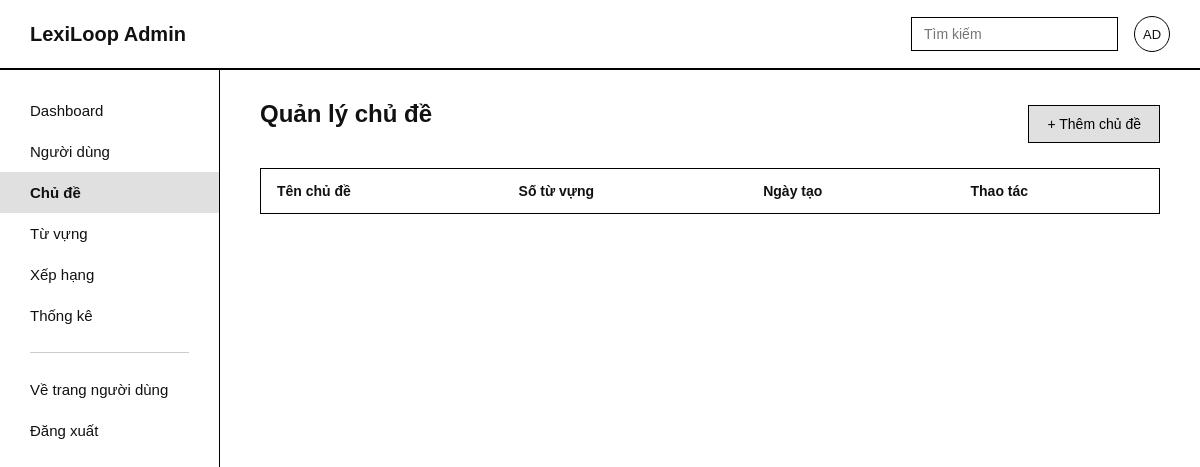
The page /pages/admin/D_Quanlychude.php (signed in) on the database as committed earlier.
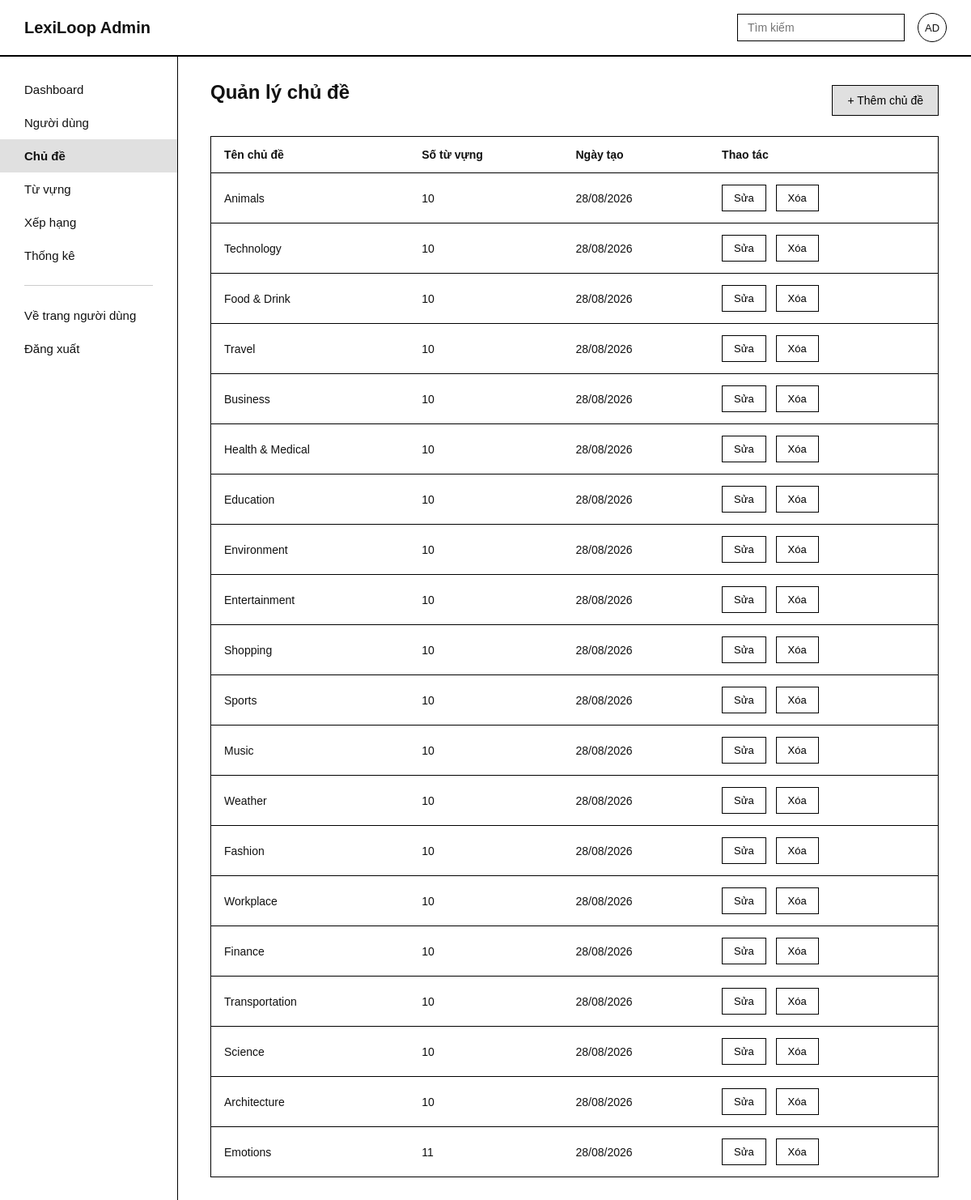
The same page on the database as committed later.
### tables this page shows
CREATE TABLE `Topics` (
  `topicID` int NOT NULL,
  `topicName` varchar(100) NOT NULL,
  `topicDescription` text,
  `category` varchar(20) NOT NULL DEFAULT 'common',
  `created_by` int DEFAULT NULL,
  `topicCreated_at` datetime DEFAULT CURRENT_TIMESTAMP
);

### pages/admin/D_Quanlychude.php (the view, shortened to what this page needs)
<?php
require_once($_SERVER['DOCUMENT_ROOT'] . "/Connect.php");
$sqlDanhSach = "SELECT t.topicID, t.topicName, t.topicDescription, t.topicCreated_at,
                       (SELECT COUNT(*) FROM vocabulary v WHERE v.topic_id = t.topicID) AS soTuVung
                FROM Topics t
                ORDER BY t.topicCreated_at DESC";
$ketQuaDanhSach = mysqli_query($link, $sqlDanhSach);
?>
<!doctype html>
<html lang="vi">
  <head>
    <link rel="stylesheet" type="text/css" href="../../CSS/D_Quanlychude.css"/>
  </head>
  <body>
    <div class="D_Quanlychude_Wrapper">
      <header class="D_Quanlychude_Topbar">
        <div class="D_Quanlychude_Logo">LexiLoop Admin</div>
        <div class="D_Quanlychude_TopbarPhai">
          <input
            type="text"
            class="D_Quanlychude_TimKiem"
            placeholder="Tìm kiếm"
          />
          <div class="D_Quanlychude_Avatar">AD</div>
        </div>
      </header>
      <div class="D_Quanlychude_Body">
        <nav class="D_Quanlychude_Sidebar">
          <a href="D_Dashboard_admin.php" class="D_Quanlychude_MucMenu"
            >Dashboard</a
          >
          <a href="D_Quanlynguoidung.php" class="D_Quanlychude_MucMenu"
            >Người dùng</a
          >
          <a
            href="D_Quanlychude.php"
            class="D_Quanlychude_MucMenu D_Quanlychude_DangChon"
            >Chủ đề</a
          >
          <a href="D_Quanlytuvung.php" class="D_Quanlychude_MucMenu"
            >Từ vựng</a
          >
	  <a href="D_Xephang.php" class="D_Quanlychude_MucMenu"
            >Xếp hạng</a
          >
          <a href="D_Thongkehethong.php" class="D_Quanlychude_MucMenu"
            >Thống kê</a
          >
          <hr class="D_Quanlychude_GachNgang" />
          <a href="../user/C_Dashboard_user.php" class="D_Quanlychude_MucMenu"
            >Về trang người dùng</a
          >
          <a href="../auth/A_DangXuat.php" class="D_Quanlychude_MucMenu"
            >Đăng xuất</a
          >
        </nav>
        <main class="D_Quanlychude_NoiDung">
          <div class="D_Quanlychude_HangTieuDe">
            <h1 class="D_Quanlychude_TieuDe">Quản lý chủ đề</h1>
            <button
              id="D_Quanlychude_BtnThem"
              class="D_Quanlychude_NutXam"
              type="button"
            >
              + Thêm chủ đề
            </button>
          </div>
          <table class="D_Quanlychude_Bang">
            <thead>
              <tr>
                <th>Tên chủ đề</th>
                <th>Số từ vựng</th>
                <th>Ngày tạo</th>
                <th>Thao tác</th>
              </tr>
            </thead>
            <tbody id="D_Quanlychude_ThanBang">
              <?php while ($hang = mysqli_fetch_assoc($ketQuaDanhSach)): ?>
                <tr
                  data-id="<?php echo (int) $hang["topicID"]; ?>"
                  data-tenchude="<?php echo htmlspecialchars($hang["topicName"]); ?>"
                  data-mota="<?php echo htmlspecialchars($hang["topicDescription"]); ?>"
                >
                  <td class="D_Quanlychude_OTen"><?php echo htmlspecialchars($hang["topicName"]); ?></td>
                  <td><?php echo (int) $hang["soTuVung"]; ?></td>
                  <td><?php echo date("d/m/Y", strtotime($hang["topicCreated_at"])); ?></td>
                  <td>
                    <button class="D_Quanlychude_NutSua" type="button">
                      Sửa
                    </button>
                    <form
                      method="post"
                      action="D_Quanlychude.php"
                      style="display:inline"
                      onsubmit="return confirm('Xóa chủ đề này? Toàn bộ từ vựng thuộc chủ đề sẽ bị xóa theo.');"
                    >
                      <button class="D_Quanlychude_NutXoa" type="submit">
                        Xóa
                      </button>
                    </form>
                  </td>
                </tr>
              <?php endwhile; ?>
            </tbody>
          </table>
        </main>
      </div>
    </div>
  </body>
</html>

### CSS/D_Quanlychude.css (style rules this page uses)
* { box-sizing: border-box; margin: 0; padding: 0; }
body { font-family: Arial, Helvetica, sans-serif; color: #111111; background-color: #ffffff; }
.D_Quanlychude_Wrapper { min-height: 100vh; }
.D_Quanlychude_Topbar { display: flex; align-items: center; justify-content: space-between; padding: 16px 30px; border-bottom: 2px solid #000000; }
.D_Quanlychude_Logo { font-size: 20px; font-weight: bold; }
.D_Quanlychude_TopbarPhai { display: flex; align-items: center; gap: 16px; }
.D_Quanlychude_TimKiem { padding: 8px 12px; border: 1px solid #000000; font-size: 14px; }
.D_Quanlychude_Avatar { width: 36px; height: 36px; border-radius: 50%; border: 1px solid #000000; display: flex; align-items: center; justify-content: center; font-size: 13px; }
.D_Quanlychude_Body { display: flex; }
.D_Quanlychude_Sidebar { width: 220px; border-right: 1px solid #000000; min-height: calc(100vh - 69px); padding: 20px 0; display: flex; flex-direction: column; }
.D_Quanlychude_MucMenu { display: block; padding: 12px 30px; color: #111111; text-decoration: none; font-size: 15px; }
.D_Quanlychude_DangChon { background-color: #e0e0e0; font-weight: bold; }
.D_Quanlychude_GachNgang { border: none; border-top: 1px solid #cccccc; margin: 16px 30px; }
.D_Quanlychude_NoiDung { flex: 1; padding: 30px 40px; }
.D_Quanlychude_TieuDe { font-size: 24px; margin-bottom: 20px; }
.D_Quanlychude_HangTieuDe { display: flex; align-items: center; justify-content: space-between; margin-bottom: 20px; }
.D_Quanlychude_NutXam { padding: 10px 18px; border: 1px solid #000000; background-color: #e0e0e0; cursor: pointer; font-size: 14px; }
.D_Quanlychude_Bang { width: 100%; border-collapse: collapse; border: 1px solid #000000; }
.D_Quanlychude_Bang th, .D_Quanlychude_Bang td { text-align: left; padding: 14px 16px; border-bottom: 1px solid #000000; font-size: 14px; }
.D_Quanlychude_Bang thead th { font-weight: bold; }
.D_Quanlychude_NutSua, .D_Quanlychude_NutXoa { padding: 8px 14px; border: 1px solid #000000; background-color: #ffffff; cursor: pointer; font-size: 13px; margin-right: 8px; }

Rows that differ between the two databases and show on the page:
added topics: topicName "Animals", soTuVung "10", topicCreated_at "28/08/2026"
added topics: topicName "Technology", soTuVung "10", topicCreated_at "28/08/2026"
added topics: topicName "Food & Drink", soTuVung "10", topicCreated_at "28/08/2026"
added topics: topicName "Travel", soTuVung "10", topicCreated_at "28/08/2026"
added topics: topicName "Business", soTuVung "10", topicCreated_at "28/08/2026"
added topics: topicName "Health & Medical", soTuVung "10", topicCreated_at "28/08/2026"
added topics: topicName "Education", soTuVung "10", topicCreated_at "28/08/2026"
added topics: topicName "Environment", soTuVung "10", topicCreated_at "28/08/2026"
added topics: topicName "Entertainment", soTuVung "10", topicCreated_at "28/08/2026"
added topics: topicName "Shopping", soTuVung "10", topicCreated_at "28/08/2026"
added topics: topicName "Sports", soTuVung "10", topicCreated_at "28/08/2026"
added topics: topicName "Music", soTuVung "10", topicCreated_at "28/08/2026"
added topics: topicName "Weather", soTuVung "10", topicCreated_at "28/08/2026"
added topics: topicName "Fashion", soTuVung "10", topicCreated_at "28/08/2026"
added topics: topicName "Workplace", soTuVung "10", topicCreated_at "28/08/2026"
added topics: topicName "Finance", soTuVung "10", topicCreated_at "28/08/2026"
added topics: topicName "Transportation", soTuVung "10", topicCreated_at "28/08/2026"
added topics: topicName "Science", soTuVung "10", topicCreated_at "28/08/2026"
added topics: topicName "Architecture", soTuVung "10", topicCreated_at "28/08/2026"
added topics: topicName "Emotions", soTuVung "11", topicCreated_at "28/08/2026"
